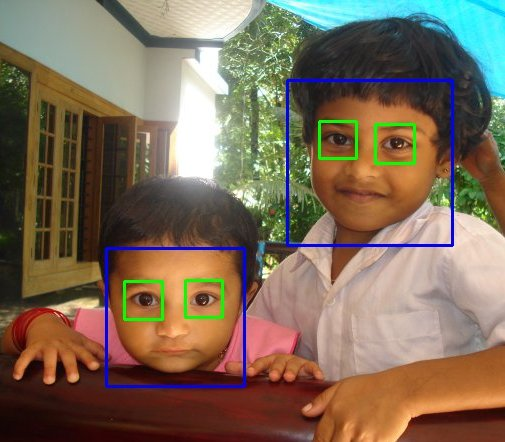
#> input picture bio/face.jpg, 505 x 442 px
$ python -i detection.py   (imports and definitions only)
#> lines starting #> are read from the running program, lines starting #| are printed output that depends on the picture
import cv2 as cv
from scipy import ndimage


# 10% gain to width and height
boundary_gain = 0.2

# http://answers.opencv.org/question/10654/how-does-the-parameter-scalefactor-in-detectmultiscale-affect-face-detection/
scale_factor = 1.05
# https://stackoverflow.com/questions/22249579/opencv-detectmultiscale-minneighbors-parameter
min_neighbors = 10

angles = [-15, 15]

data_path = 'data/'

# right_ear_cascade - left ear from person being ear detected, left_ear_cascade - right ...
right_ear_cascade = cv.CascadeClassifier(
    data_path + 'haarcascade_mcs_rightear.xml')
left_ear_cascade = cv.CascadeClassifier(
    data_path + 'haarcascade_mcs_leftear.xml')

# [4 lines not run here, left out]


def detect(img_path):
#> called with img_path = 'face.jpg'
    print(img_path)
    img = cv.imread(img_path)
#> img is the input picture: shape (442, 505, 3); mean B, G, R 87.8, 107.3, 125.1
    detected = _detect(img)
    biggest = selectBigestBoundary(detected)
    enlarged = enlargeBoundary(biggest)

    res = enlarged
    return res


def _detect(img):
    preprocessed_img = preprocess(img)

    left_ears = right_ear_cascade.detectMultiScale(preprocessed_img, scale_factor, min_neighbors)
    right_ears = left_ear_cascade.detectMultiScale(preprocessed_img, scale_factor, min_neighbors)

    return {
        'left': left_ears,
        'right': right_ears
    }


# 04-4, 72-4 detected left and right ear (see screenshots)
# solution
def selectBigestBoundary(ears):
    cooridnates = []
    [cooridnates.append(crd) for crd in ears['left']]
    [cooridnates.append(crd) for crd in ears['right']]

    area = []
    #  (x, y, w, h)
    [area.append(crd[2]*crd[3]) for crd in cooridnates]

    max_surface = max(area)
    max_index = area.index(max_surface)

    return cooridnates[max_index]


# run detection on rotatet input images againt till ear is not found
def rotate():
    pass


# convert to graysclae, use gausian filter to remove fine details not necessary for detection
# try CLAHE
# https://docs.opencv.org/3.0-beta/doc/py_tutorials/py_imgproc/py_histograms/py_histogram_equalization/py_histogram_equalization.html#py-histogram-equalization
def preprocess(img):
    gray = cv.cvtColor(img, cv.COLOR_BGR2GRAY)
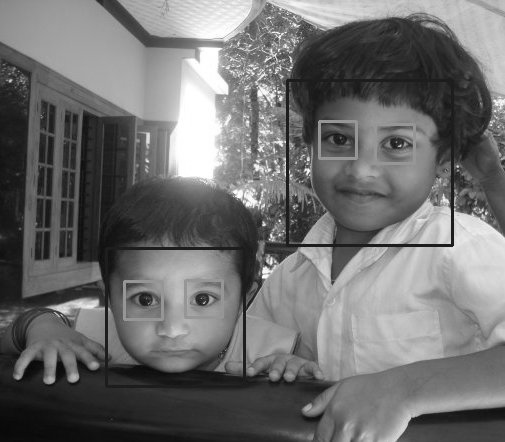
#> gray: shape (442, 505); min 7, max 255, mean 110.4
    equ = cv.equalizeHist(gray)
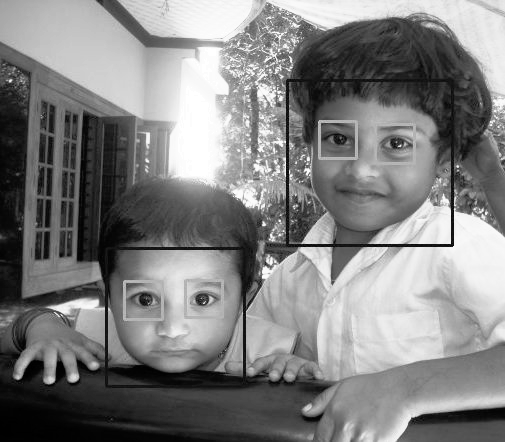
#> equ: shape (442, 505); min 0, max 255, mean 128.1
    return equ


def enlargeBoundary(cords):
    (x, y, w, h) = cords

    w_gain = int(round(w * boundary_gain))
    h_gain = int(round(h * boundary_gain))
    # w_gain = 0
    # h_gain = 0

    # if x is less than ... then max(0,.. helps
    x = max(0, int(round(x - w_gain / 2)))
    y = max(0, int(round(y - h_gain / 2)))
    w = w + w_gain
    h = h + h_gain

    return [x, y, w, h]


def rotate():
    # [6 lines of commented-out code are left out]
    pass

>>> result = detect('face.jpg')
#> in _detect, `left_ears = right_ear_cascade.detectMultiScale(preprocessed_img, scale..`: left_ears = ()
#> in detect, `detected = _detect(img)`: detected = {'left': (), 'right': ()}
#> (the run stopped early here; a loop or call above may not have finished)
